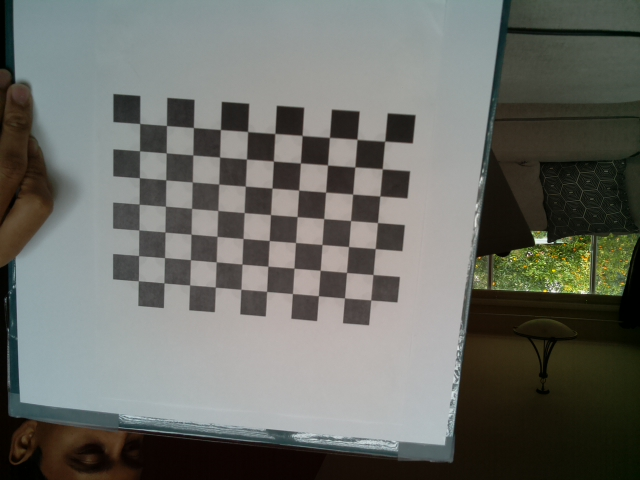
#> input picture new_images/chess01.jpg, 640 x 480 px; its folder holds 5 pictures in this run
$ python cam_calib2.py   (Python 2 division)
#> lines starting #> are read from the running program, lines starting #| are printed output that depends on the picture; after the words box and inside, x2 and y2 are one past the last pixel; in counts of white or black regions, pixels touching at a corner belong together
import numpy as np
import cv2
import glob

# termination criteria
criteria = (cv2.TERM_CRITERIA_EPS + cv2.TERM_CRITERIA_MAX_ITER, 30, 0.001)
# Arrays to store object points and image points from all the images.

imgpoints = [] # 2d points in image plane.
images = glob.glob("/home/pi/opencv-2.4.10/samples/python/new_images/*.jpg")
chrow=7
chcol=10
for fname in images:

    img = cv2.imread(fname)
#> img is the input picture: shape (480, 640, 3); mean B, G, R 101.9, 107.9, 106.3
    gray = cv2.cvtColor(img,cv2.COLOR_BGR2GRAY)
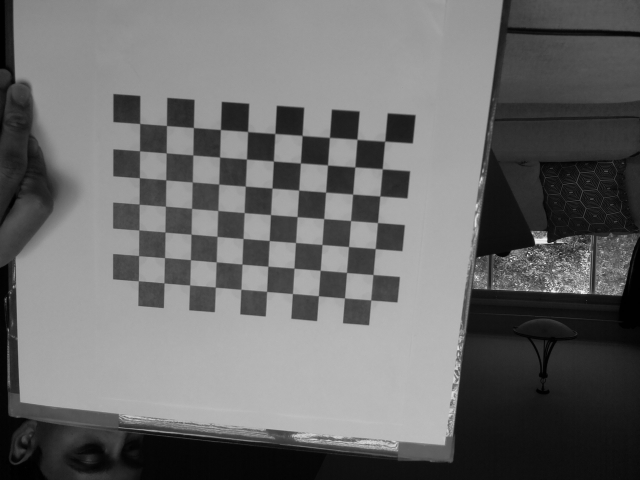
#> gray: shape (480, 640); min 0, max 241, mean 106.7
    ret = False
    # Find the chess board c  orners
    ret, corners = cv2.findChessboardCorners(gray, (chrow,chcol))
#> ret = True; corners = 70 rows, first 8: [385, 141.1], [382.3, 168.8], [380, 195.8], [377.5, 222.6], [375, 248.7], [373, 274.5], [371, 300], [356.9, 139]
    print ret, len(corners)
#| True 70
    # If found, add object points, image points (after refining them)
    if ret == True:
        cv2.cornerSubPix(gray, corners, (11,11), (-1,-1), criteria)
        imgpoints.append(corners)
        # Draw and display the corners
        cv2.drawChessboardCorners(img, (chrow,chcol), corners, ret)
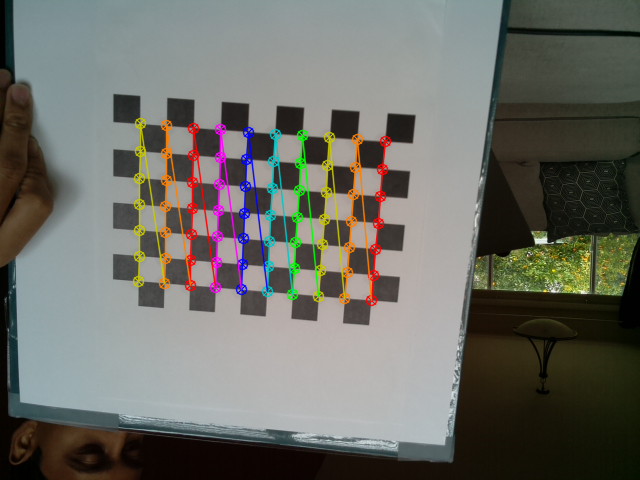
#> img: shape (480, 640, 3); 4.65% of pixels changed, all inside (x1, y1, x2, y2) = (132, 117, 392, 307)
        cv2.imshow('img',img)
        cv2.waitKey(0)
#> pass 2 of the loop `for fname in images:`:
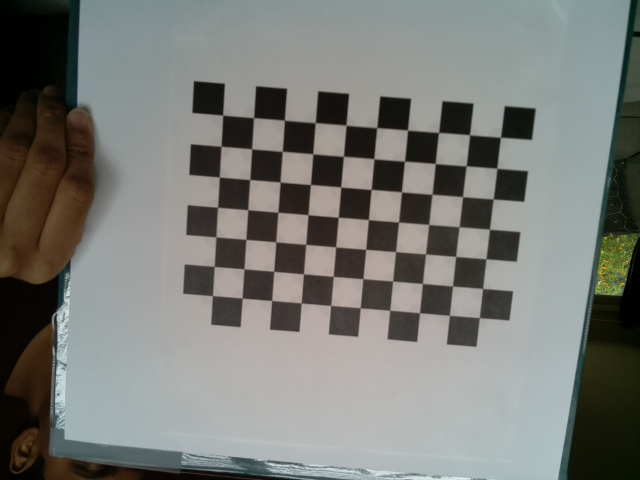
#> input picture new_images/chess02.jpg, 640 x 480 px
#> img is the input picture: shape (480, 640, 3); mean B, G, R 118.3, 122.6, 120.8
#> `gray = cv2.cvtColor(img,cv2.COLOR_BGR2GRAY)`:
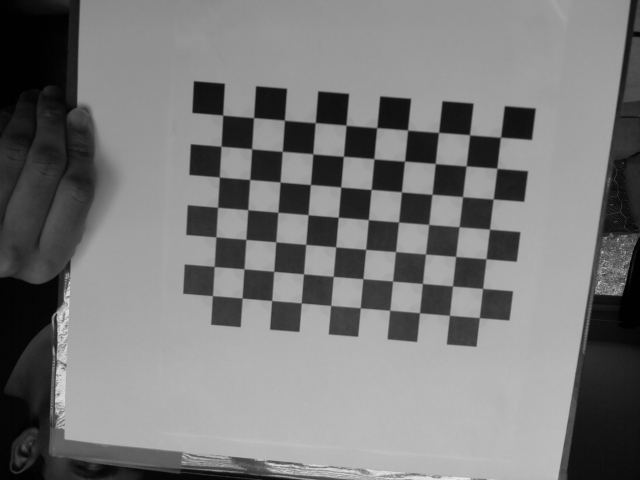
#> gray: shape (480, 640); min 0, max 232, mean 121.5
#> corners = 70 rows, first 8: [501.1, 137.7], [496.9, 167.9], [493.4, 199.1], [489.6, 229.1], [486, 258.6], [482.5, 288.5], [479.3, 317.9], [469.4, 135]
#| True 70
#> `cv2.drawChessboardCorners(img, (chrow,chcol), corners, ret)`:
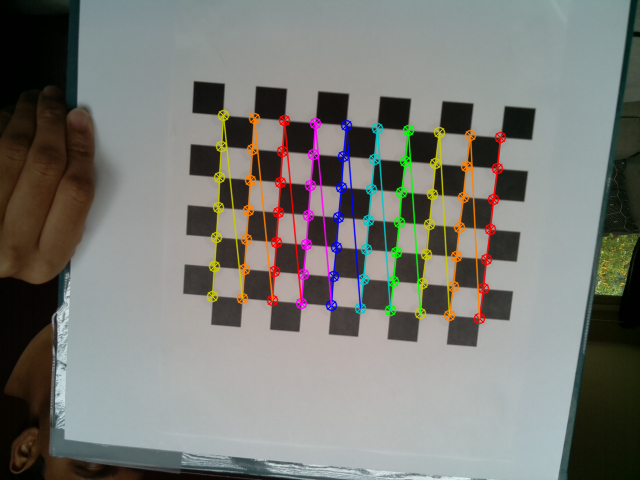
#> img: shape (480, 640, 3); 5.1% of pixels changed, all inside (x1, y1, x2, y2) = (206, 109, 507, 325)
#> pass 3 of the loop `for fname in images:`:
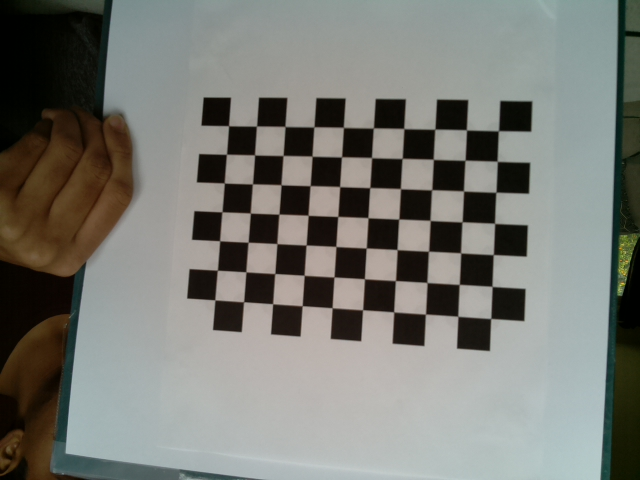
#> input picture new_images/chess03.jpg, 640 x 480 px
#> img is the input picture: shape (480, 640, 3); mean B, G, R 115.8, 121.6, 120.5
#> `gray = cv2.cvtColor(img,cv2.COLOR_BGR2GRAY)`:
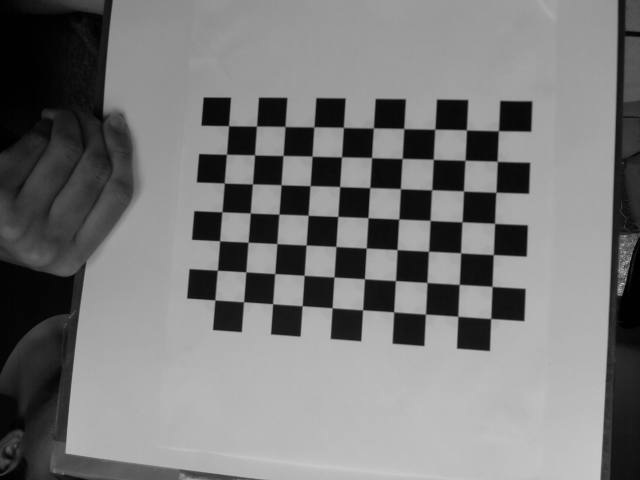
#> gray: shape (480, 640); min 0, max 200, mean 120.6
#> corners = 70 rows, first 8: [498.4, 130.5], [497.7, 160.6], [496, 192.4], [495.1, 222.8], [493.2, 254.3], [491.9, 286.6], [491, 318.6], [466.3, 130.6]
#| True 70
#> `cv2.drawChessboardCorners(img, (chrow,chcol), corners, ret)`:
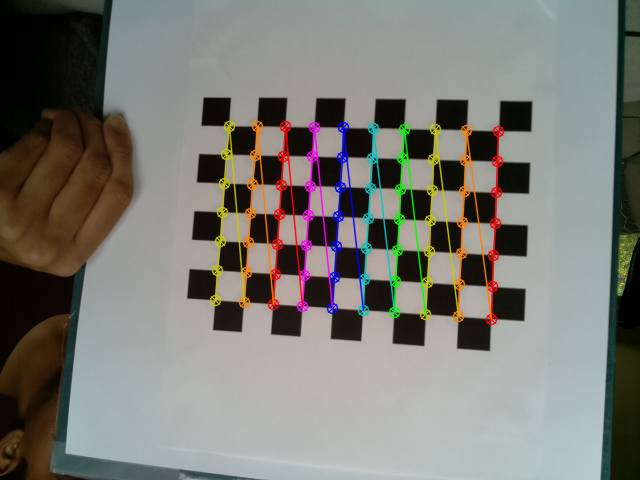
#> img: shape (480, 640, 3); 5.07% of pixels changed, all inside (x1, y1, x2, y2) = (209, 120, 505, 326)
#> the loop made 5 passes; the first 3 are shown

cv2.waitKey(0)
for i in range (1,5):
    cv2.waitKey(1)
    cv2.destroyAllWindows()
    cv2.waitKey(1)

imgpoints = np.array(imgpoints,'float32')

pattern_size = (chrow, chcol)
pattern_points = np.zeros( (np.prod(pattern_size), 3), np.float32)
pattern_points[:, :2] = np.indices(pattern_size).T.reshape(-1, 2).astype(np.float32)
pattern_points = np.array(pattern_points,dtype=np.float32)
print len(corners), len(pattern_points)
#| 70 70

#> (the run stopped early here; a loop or call above may not have finished)
